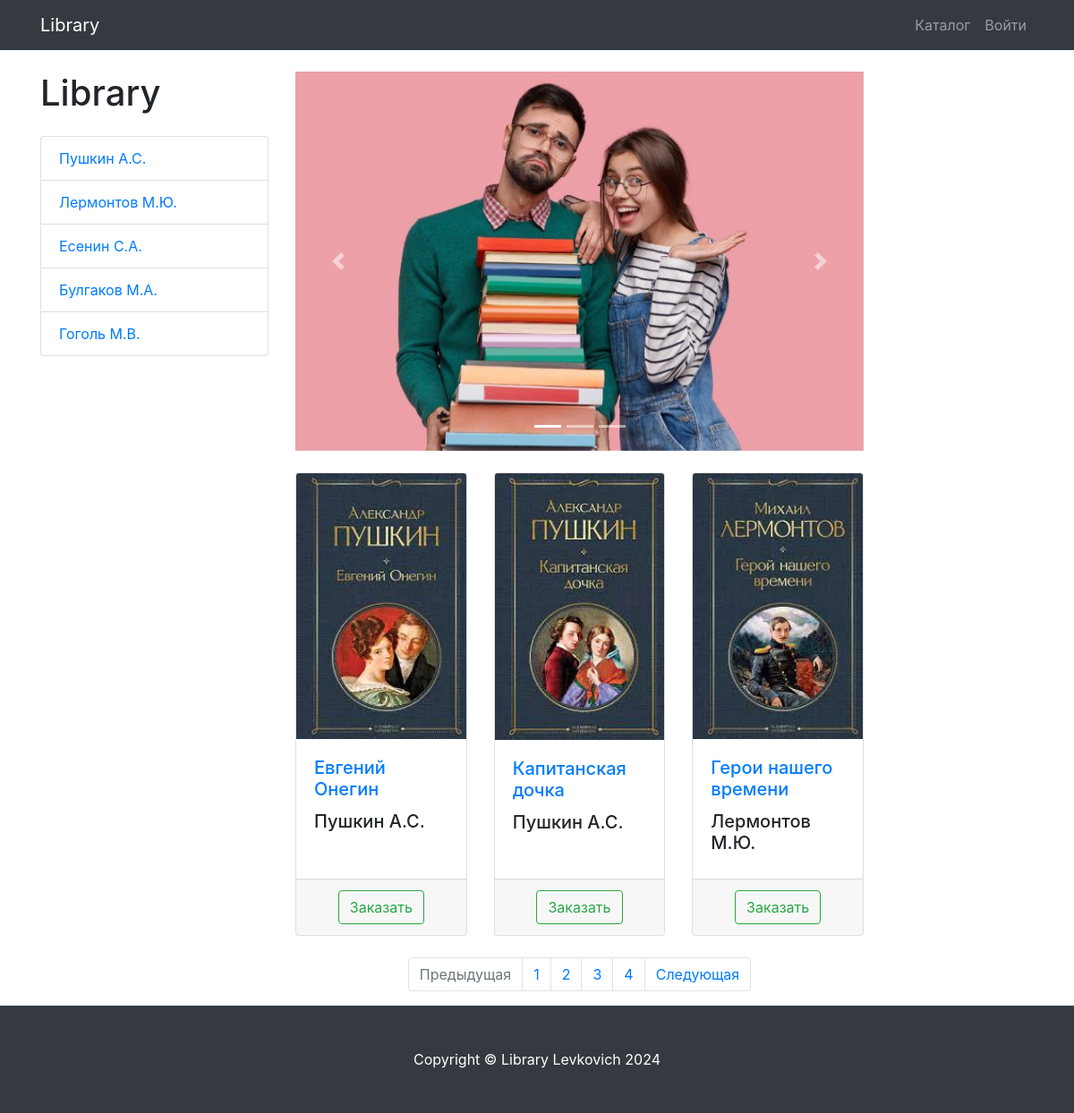
Page /catalog/ on the earlier database version.
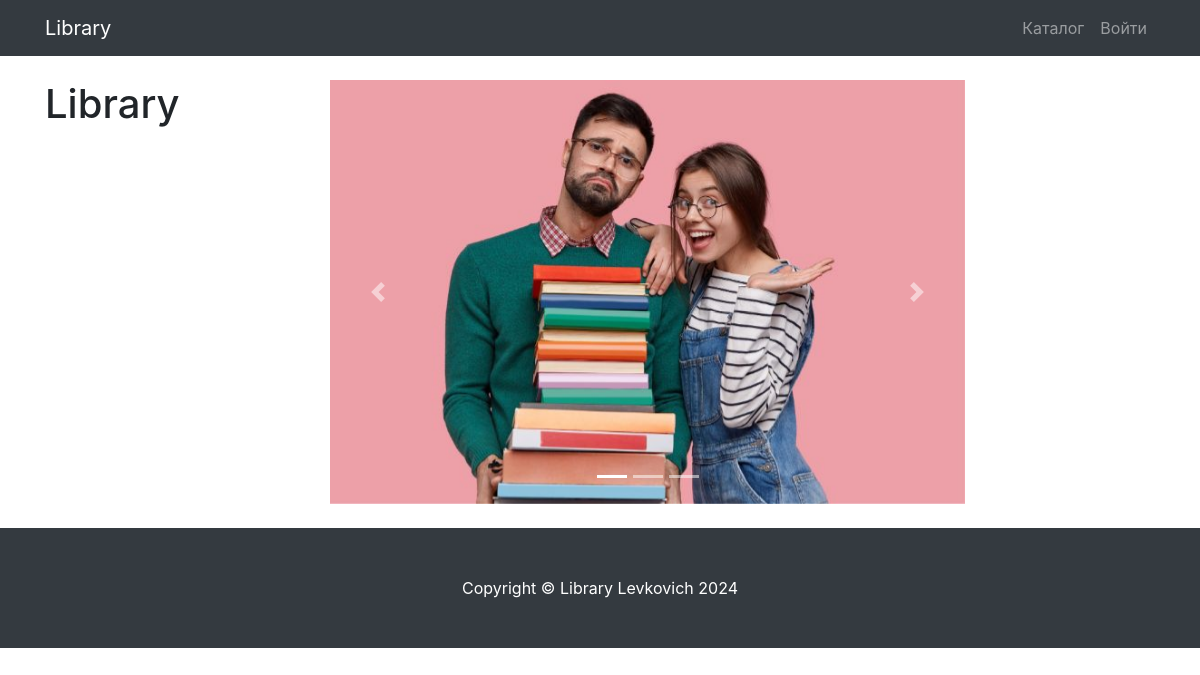
Same page on the later database version.
### library/models.py (models this page shows, shortened)
class Author(models.Model):
    name = models.CharField(
        max_length=128,
        blank=False,
        null=False,
        unique=True,
        verbose_name='Автор'
    )
    slug = models.SlugField(
        max_length=128,
        blank=False,
        null=False,
        unique=True,
        verbose_name='URL'
    )
    def __str__(self):
        return self.name
    class Meta:
        verbose_name = 'автор',
        verbose_name_plural = 'авторы'

class Book(models.Model):
    title = models.CharField(
        max_length=258,
        blank=False,
        null=False,
        unique=True,
        verbose_name='Книга'
    )
    slug = models.SlugField(
        max_length=258,
        blank=False,
        null=False,
        unique=True,
        verbose_name='URL'
    )
    quantity = models.PositiveIntegerField(
        default=1,
        blank=False,
        null=False,
        verbose_name='количество экземпляров'
    )
    author = models.ForeignKey(
        to='Author',
        on_delete=models.CASCADE
    )
    image = models.ImageField(
        upload_to='book_images',
        blank=False,
        null=False,
        verbose_name='картинка'
    )
    is_access = models.BooleanField(
        default=True,
        verbose_name='Доступ'
    )
    date_created = models.DateTimeField(
        auto_now_add=True
    )
    class Meta:
        verbose_name = 'книга'
        verbose_name_plural = 'книги'

### library/views.py (the view)
# urls.py: path('catalog/', BookListView.as_view(), name='catalog'),
class BookListView(ListView):
    model = Book
    template_name = 'library/products.html'
    paginate_by = 3
    title = 'Libray - Каталог'
    def get_queryset(self, author_id=None):
        queryset = super(BookListView, self).get_queryset()
        author_id = self.kwargs.get('author_id')
        return queryset.filter(author_id=author_id) if author_id else queryset
    def get_context_data(self, *, object_list=None, **kwargs):
        context = super(BookListView, self).get_context_data()
        context['authors'] = Author.objects.all()
        return context

### library/context_processor.py (called while the page is built)
def baskets(request):
    user = request.user
    return {'baskets': Basket.objects.filter(user=user) if user.is_authenticated else []}

### library/templates/library/products.html (shortened to what this page needs)
{% extends 'library/base.html' %}
{% load static %}
{% block css %}
    <link href="{% static 'vendor/css/products.css' %}" rel="stylesheet">
{% endblock %}
{% block content %}
{% include 'library/components/nav.html' %}
{% include 'library/components/products_content.html' %}
{% include 'library/components/footer.html' %}
{% endblock %}

### library/templates/library/components/menu.html
<div class="col-lg-3">
  <h1 class="my-4">Library</h1>
  <div class="list-group">
    {% for author in authors %}
      <a href="{% url 'books:author' author.id %}" class="list-group-item">{{ author.name }}</a>
    {% endfor %}
  </div>
</div>

### library/templates/library/components/product_card.html
                <div class="col-lg-4 col-md-6 mb-4">
                    <div class="card h-100">
                        <a href="#">
                            <img class="card-img-top"
                                 src="{{ book.image.url }}"
                                 alt="">
                        </a>
                        <div class="card-body">
                            <h5 class="card-title">
                                <a href="#">{{ book.title }}</a>
                            </h5>
                            <h5>{{ book.author }}</h5>
                        </div>
                        <div class="card-footer text-center">
                            <a class="btn btn-outline-success" href="{% url 'books:basket_add' book.id %}">
                                Заказать
                            </a>
                        </div>
                    </div>
                </div>

Differences in the rows shown:
removed Author: name "Пушкин А.С."
removed Author: name "Лермонтов М.Ю."
removed Author: name "Есенин С.А."
removed Author: name "Булгаков М.А."
removed Author: name "Гоголь М.В."
removed Book: image (picture), title "Евгений Онегин", author "Пушкин А.С."
removed Book: image (picture), title "Капитанская дочка", author "Пушкин А.С."
removed Book: image (picture), title "Герои нашего времени", author "Лермонтов М.Ю."
Other differences:
text no longer shown: "Предыдущая Следующая"
list line gone: "1"
list line gone: "2"
list line gone: "3"
list line gone: "4"
